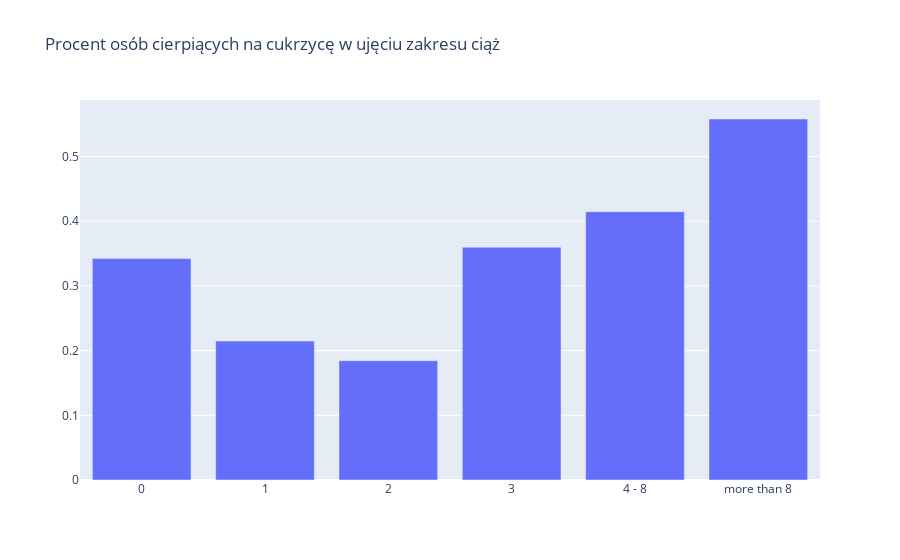

Notebook cell for this chart:
### Code cell
# plot
domain = by_pragnancies['Pregnancies_range']
fig = go.Figure()
fig.add_trace(go.Bar(x = domain, y = by_pragnancies['percent_of_diabetes']))
fig.update_layout(title = 'Procent osób cierpiących na cukrzycę w ujęciu zakresu ciąż')
iplot(fig)

### Figure 1 — Plotly figure (JSON) as saved in the notebook; plotly's stock layout.template omitted (floating-point values rounded to 4 significant figures)
{"data": [{"type": "bar", "x": ["0", "1", "2", "3", "4 - 8", "more than 8"], "y": [0.3423, 0.2148, 0.1845, 0.36, 0.4147, 0.5581]}], "layout": {"title": {"text": "Procent osób cierpiących na cukrzycę w ujęciu zakresu ciąż"}}}
